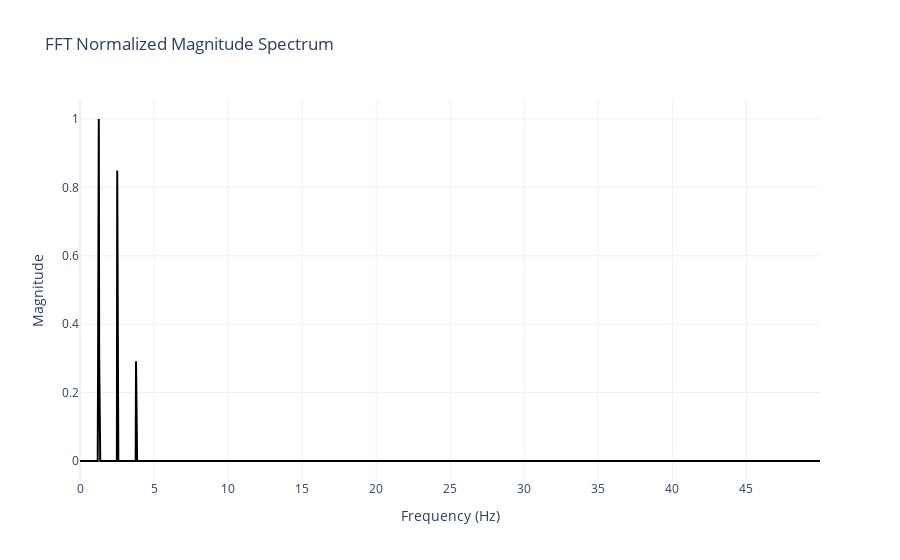

Write notebook code for a chart like this one.
### Code cell
fourier.plotly_normalized_fft_results(df_fft_filtered, label_filtered,'black')

### Figure 1 — Plotly figure (JSON) as saved in the notebook; plotly's stock layout.template omitted (floating-point values rounded to 4 significant figures; data arrays with more than 128 entries replaced by an {"elided": "..."} marker saying what was removed)
{"data": [{"line": {"color": "black"}, "mode": "lines", "name": "Z Filtered", "type": "scatter", "x": {"elided": "2048 float values"}, "y": {"elided": "2048 float values"}}], "layout": {"title": {"text": "FFT Normalized Magnitude Spectrum"}, "xaxis": {"title": {"text": "Frequency (Hz)"}}, "yaxis": {"title": {"text": "Magnitude"}}}}
